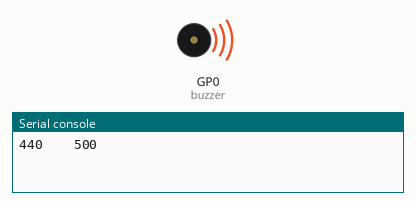
This program was run on a simulated Raspberry Pi Pico running MicroPython. Parts: buzzer (waves = sounding), the last lines printed to the serial console. At 11.3 s the program stops and its outputs stay as they are.

Above: at 0.22 s.
At 10.8 s:
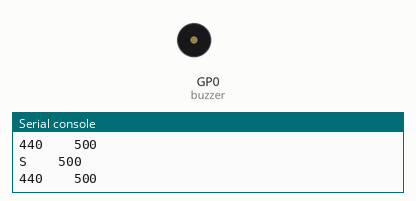
Timing chart, 0 to 12.3 s (numbered marks = the images above):
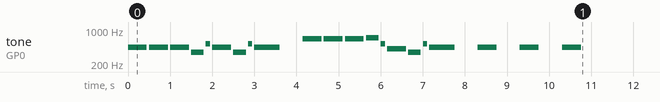

The program:

playmelodie.py
```python
#play star wars
from machine import Pin, PWM
import time
buzzer = PWM(Pin(0)) # branchement


#const hauteur notes
C3 = 261
C3d = 277
D3 = 294
D3d = 311
E3 = 329
F3 = 349
F3d = 370
G3 = 392
G3d = 415
A3 = 440
A3d = 466
B3 = 493
C4 = 523
C4d = 554
D4 = 587
D4d = 622
E4 = 659
F4 = 698
F4d = 740
G4 = 784
G4d = 830
A4 = 880
S = 'S'

def play_son(freq,duree, duty=32767):
    buzzer.freq(freq)
    buzzer.duty_u16(duty)
    time.sleep_ms(duree- 50) #valeur
    buzzer.duty_u16(0)
    time.sleep_ms(50) #valeur

def play_silence(duree):
    buzzer.freq(440) #nombre différent de 0
    buzzer.duty_u16(0)
    time.sleep_ms(duree)

#star wars
SW_sequence_1 = [[A3, 500],[A3, 500], [A3, 500],[F3, 350],[C4, 150],[A3, 500],[F3, 350],[C4, 150],[A3, 650]]
SW_sequence_2 = [[S, 500]] #silence
SW_sequence_3 = [[E4, 500],[E4, 500], [E4, 500],[F4, 350],[C4, 150],[G3d, 500],[F3, 350],[C4, 150],[A3, 650]]
SW_sequence_4 = [[S, 500]]
star_wars =  [SW_sequence_1,SW_sequence_2,SW_sequence_3,SW_sequence_4]

#Alarme
sequence_alarme_1 = [[A3, 500],[S, 500], [A3, 500],[S, 500],[A3, 500],[S, 500]]
alarme = [sequence_alarme_1]

def play_melodie(melodie) :
    for i in range (len(melodie)) :
        for j in range (len(melodie[i])) :
            print(melodie[i][j][0],'\t',(melodie[i][j][1]))
            if melodie[i][j][0] == 'S' :
                play_silence(melodie[i][j][1])
            else :
                play_son(melodie[i][j][0],melodie[i][j][1])

if __name__ == "__main__":
    play_melodie(star_wars)
    play_melodie(alarme)
```

Measured:
- by itself, tone on GP0 (buzzer): plays 440 Hz for 0.45 s, 440 Hz for 0.45 s, 440 Hz for 0.45 s, 349 Hz for 0.30 s, 523 Hz for 0.10 s, 440 Hz for 0.45 s … (21 notes in this stretch)
